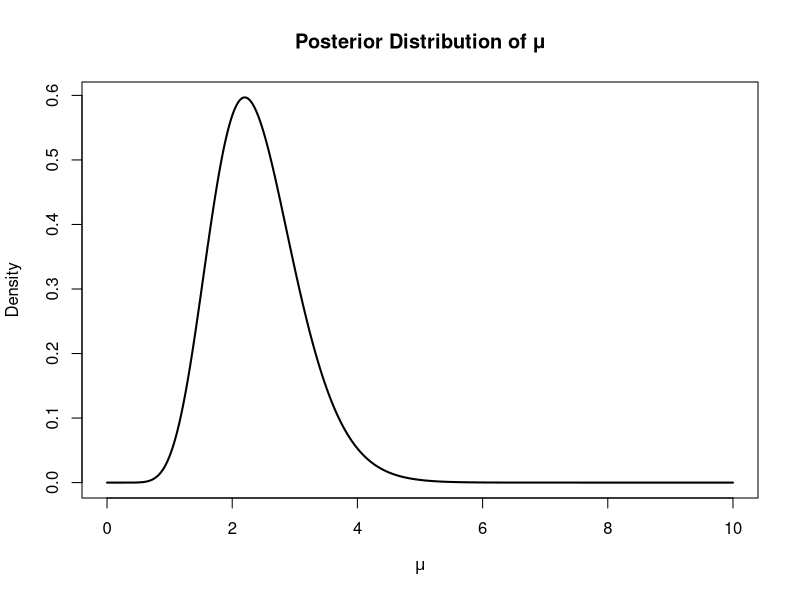

The R source for this figure:
# Part a

x <- c(3, 0, 1, 5, 2)
n <- length(x) # number of observations (5 days)
sum_x <- sum(x) # total number of defects

alpha <- sum_x + 1
beta <- n

mu_vals <- seq(0, 10, length.out = 1000)
posterior_vals <- dgamma(mu_vals, shape = alpha, rate = beta)

plot(mu_vals, posterior_vals, type = "l", lwd = 2, main = "Posterior Distribution of μ", xlab = expression(mu), ylab="Density")

#analytical
mean_post <- alpha/beta
var_post <- alpha/ (beta^2)
median_post <- qgamma(0.5, shape=alpha,rate=beta)

cat("Analytical Posterior Mean:", mean_post, "\n")
cat("Analytical Posterior Median:", median_post, "\n")
cat("Analytical Posterior Variance:", var_post, "\n")

#numerical
set.seed(42)
posterior_samples <- rgamma(10000, shape=alpha, rate=beta)

mean_num <- mean(posterior_samples)
median_num <- median(posterior_samples)
var_num <- var(posterior_samples)

cat("\nNumerical Posterior Mean:", mean_num, "\n")
cat("Numerical Posterior Median:", median_num, "\n")
cat("Numerical Posterior Variance:", var_num, "\n")